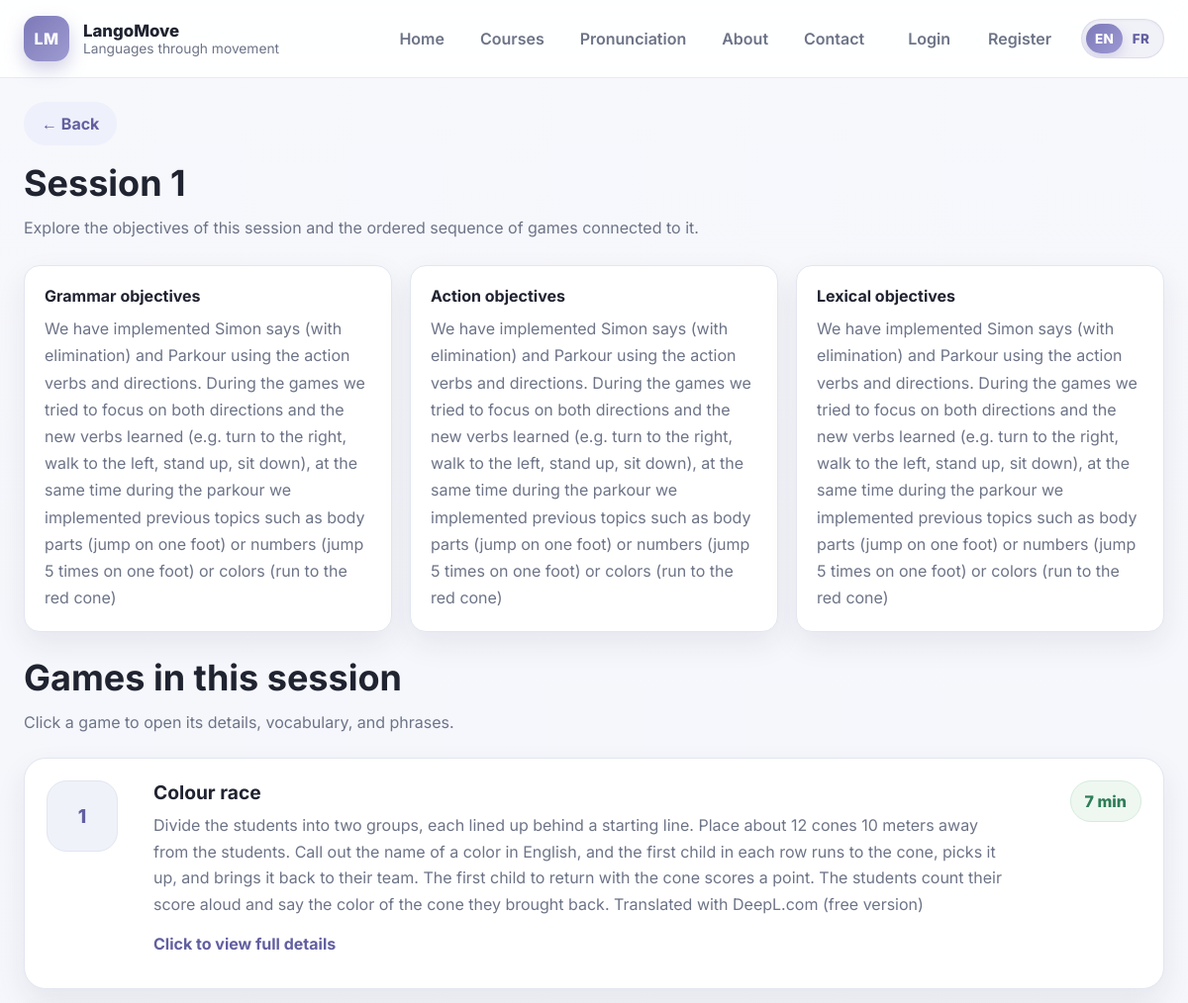
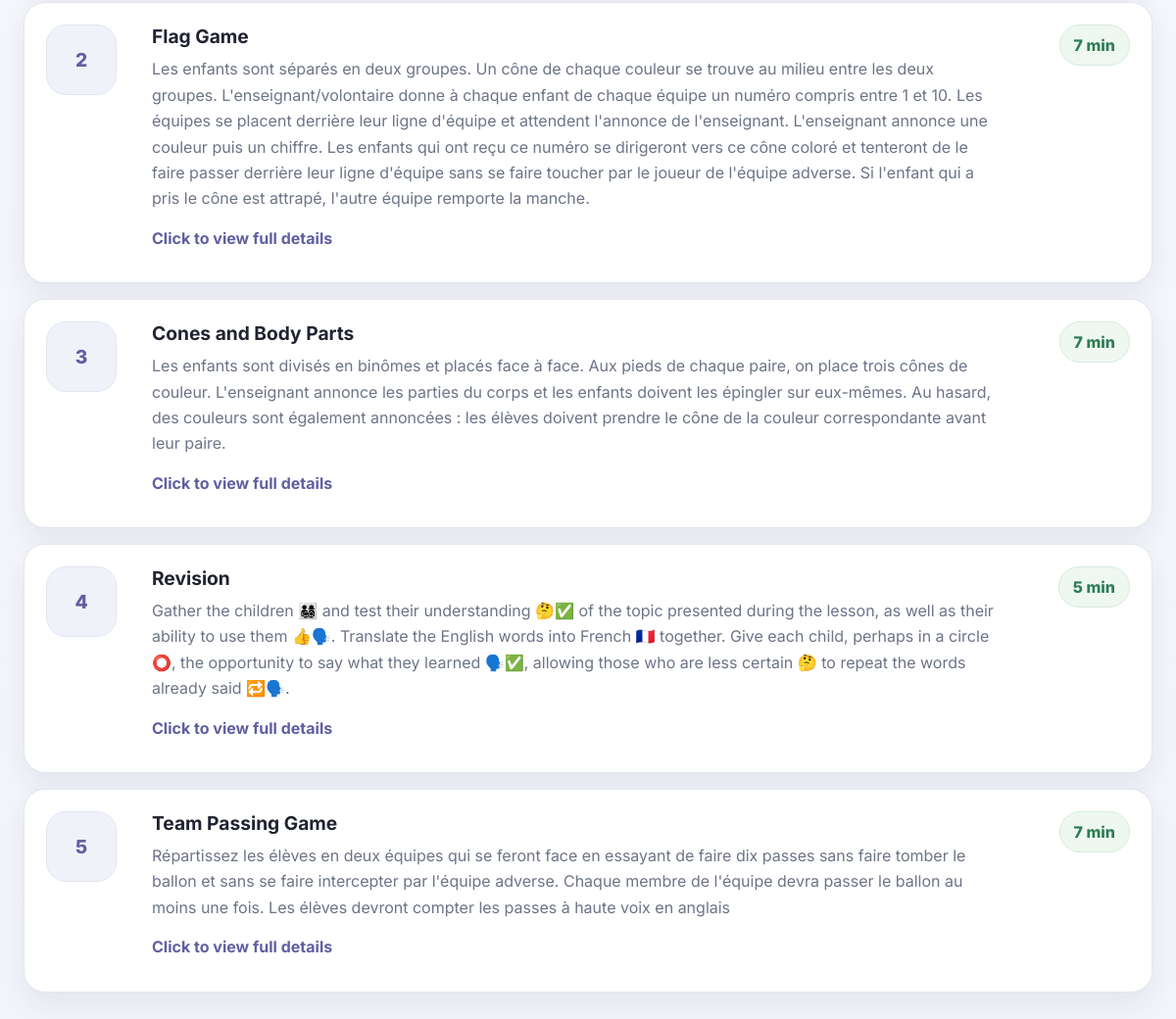
Page /sessions/course-of-greek-for-beginners-session-1-session-1/ on the committed database (2 pictures, top to bottom).
### apps/curriculum/models.py (models this page shows, shortened)
class TimeStampedModel(models.Model):
    created_at = models.DateTimeField(auto_now_add=True)
    updated_at = models.DateTimeField(auto_now=True)
    class Meta:
        abstract = True

class CourseTopic(TimeStampedModel):
    course = models.ForeignKey(
        Course,
        on_delete=models.CASCADE,
        related_name="course_topics",
    )
    topic = models.ForeignKey(
        Topic,
        on_delete=models.PROTECT,
        related_name="course_topics",
        null=True,
        blank=True,
    )
    title = models.CharField(max_length=255)
    sequence_number = models.PositiveIntegerField(default=0)
    slug = models.SlugField(max_length=255, unique=True)
    icon = models.CharField(max_length=100, blank=True)
    grammar_objectives = models.TextField(blank=True)
    lexical_objectives = models.TextField(blank=True)
    action_objectives = models.TextField(blank=True)
    status = models.CharField(max_length=50, blank=True, default="published")
    class Meta:
        ordering = ["course", "sequence_number", "title"]
        constraints = [
            models.UniqueConstraint(
                fields=["course", "sequence_number"],
                name="unique_course_topic_sequence_per_course",
            ),
        ]

class Game(TimeStampedModel):
    name = models.CharField(max_length=255, unique=True)
    name_fr = models.CharField(max_length=255, blank=True)
    description = models.TextField(blank=True)
    description_fr = models.TextField(blank=True)
    main_image_url = models.URLField(blank=True, max_length=1000)
    duration_minutes = models.PositiveIntegerField(default=0)
    materials_needed = models.TextField(blank=True)
    variants = models.TextField(blank=True)
    slug = models.SlugField(max_length=255, unique=True)
    status = models.CharField(max_length=50, blank=True, default="published")
    class Meta:
        ordering = ["name"]

### apps/website/views/courses.py (the view)
# urls.py: path("sessions/<slug:slug>/", session_detail_view, name="session-detail"),
def session_detail_view(request, slug):
    service = CurriculumQueryService()
    course_topic = service.get_course_topic_by_slug(slug)
    if not course_topic:
        raise Http404("Session not found.")
    game_links = service.get_games_for_course_topic(course_topic)
    session_payload = {
        "id": course_topic.id,
        "session_id": course_topic.id,
        "session_number": course_topic.sequence_number,
        "title": course_topic.title,
        "full_title": course_topic.title,
        "slug": course_topic.slug,
        "grammar_objectives": course_topic.grammar_objectives,
        "action_objectives": course_topic.action_objectives,
        "lexical_objectives": course_topic.lexical_objectives,
        "teacher_notes": "",
        "course_ids": [course_topic.course.id] if course_topic.course else [],
    }
    session_games = []
    for link in game_links:
        game = link.game
        session_games.append({
            "id": link.id,
            "order_in_session": link.order_in_topic,
            "stage_name": "",
            "duration_minutes": game.duration_minutes if game else 0,
            "notes": "",
            "game_name": game.name if game else "",
            "game_name_fr": game.name_fr if game else "",
            "game_slug": game.slug if game else "",
            "game_description": game.description if game else "",
            "game_description_fr": game.description_fr if game else "",
            "game_variants": game.variants if game else "",
            "vocabulary_tags": [],
        })
    return render(
        request,
        "website/session_detail.html",
        {
            "session": session_payload,
            "session_games": session_games,
        },
    )

### apps/curriculum/query_services.py (called while the page is built)
    def get_course_topic_by_slug(self, slug: str):
        return (
            CourseTopic.objects
            .select_related("course", "topic", "course__language", "course__age_group")
            .filter(
                status="published",
                slug=slug,
                course__status=CourseStatus.PUBLISHED,
            )
            .first()
        )

    def get_games_for_course_topic(self, course_topic):
        return (
            CourseTopicGame.objects
            .select_related("game")
            .filter(course_topic=course_topic)
            .order_by("order_in_topic", "id")
        )

### templates/website/session_detail.html (shortened to what this page needs)
{% extends "base.html" %}
{% load i18n %}
{% block content %}
<section class="page-section">
    <div class="container">
        <div class="page-top-actions">
            <a class="button button-secondary" href="javascript:history.back()">← {% trans "Back" %}</a>
        </div>
        <div class="section-header">
            <h1>{{ session.full_title }}</h1>
            <p>{% trans "Explore the objectives of this session and the ordered sequence of games connected to it." %}</p>
        </div>
        <div class="objectives-grid">
            <div class="objective-box">
                <h3>{% trans "Grammar objectives" %}</h3>
                <p>{{ session.grammar_objectives|default:"—" }}</p>
            </div>
            <div class="objective-box">
                <h3>{% trans "Action objectives" %}</h3>
                <p>{{ session.action_objectives|default:"—" }}</p>
            </div>
            <div class="objective-box">
                <h3>{% trans "Lexical objectives" %}</h3>
                <p>{{ session.lexical_objectives|default:"—" }}</p>
            </div>
        </div>
        <section class="page-section" style="padding-bottom: 0;">
            <div class="section-header">
                <h2>{% trans "Games in this session" %}</h2>
                <p>{% trans "Click a game to open its details, vocabulary, and phrases." %}</p>
            </div>
            <div class="games-list">
                {% for item in session_games %}
                    <article class="card game-card game-card-clickable"
                             data-game-slug="{{ item.game_slug }}"
                             tabindex="0"
                             role="button">
                        <div class="game-order">{{ item.order_in_session }}</div>
                        <div class="game-content">
                            <h3>{{ item.game_name }}</h3>
                            <p>{{ item.game_description }}</p>
                            <p class="game-open-hint">{% trans "Click to view full details" %}</p>
                        </div>
                        <div class="game-aside">
                            <div class="duration-pill">{{ item.duration_minutes }} {% trans "min" %}</div>
                        </div>
                    </article>
                {% endfor %}
            </div>
        </section>
    </div>
</section>
{% endblock %}

### static/css/base.css (style rules this page uses)
:root { --bg: #f5f6fb; --surface: #ffffff; --surface-soft: #f0f2fa; --border: #e2e6f0; --text: #202330; --muted: #6d7487; --primary: #7c79b8; --primary-dark: #625fa0; --accent: #eef0fb; --success: #2f7d57; --shadow: 0 12px 30px rgba(34, 42, 70, 0.08); --radius-lg: 22px; --radius-md: 16px; --radius-sm: 12px; --container: 1180px; }
* { box-sizing: border-box; }
html { scroll-behavior: smooth; }
body { margin: 0; font-family: "Inter", sans-serif; color: var(--text); background: linear-gradient(180deg, #f7f8fc 0%, #f3f5fb 100%); }
a { color: inherit; text-decoration: none; }
.container { width: min(var(--container), calc(100% - 48px)); margin: 0 auto; }

### static/css/layout.css (style rules this page uses)
.page-section { padding: 24px 0; }
.section-header { margin-bottom: 22px; }
.section-header h2, .section-header h1 { margin: 0 0 10px; font-size: clamp(1.8rem, 3vw, 2.5rem); }
.section-header p { margin: 0; color: var(--muted); line-height: 1.7; max-width: 780px; }
.page-top-actions { display: flex; align-items: center; gap: 12px; margin-bottom: 16px; flex-wrap: wrap; }

### static/css/buttons.css (style rules this page uses)
.button { display: inline-flex; align-items: center; justify-content: center; gap: 8px; padding: 12px 18px; border-radius: 999px; background: var(--primary); color: white; font-weight: 700; border: none; cursor: pointer; transition: 0.2s ease; }
.button-secondary { background: var(--accent); color: var(--primary-dark); }

### static/css/cards.css (style rules this page uses)
.card { background: var(--surface); border: 1px solid var(--border); border-radius: var(--radius-lg); box-shadow: var(--shadow); }

### static/css/session_components.css (style rules this page uses)
.objectives-grid { display: grid; grid-template-columns: repeat(3, 1fr); gap: 18px; margin-top: 24px; }
.objective-box { background: var(--surface); border: 1px solid var(--border); border-radius: var(--radius-md); padding: 20px; box-shadow: var(--shadow); }
.objective-box h3 { margin: 0 0 10px; font-size: 1rem; }
.objective-box p { margin: 0; color: var(--muted); line-height: 1.7; }
.games-list { display: grid; gap: 16px; margin-top: 22px; }
.game-card { padding: 22px; display: grid; grid-template-columns: 90px 1fr auto; gap: 18px; align-items: start; }
.game-order { width: 72px; height: 72px; border-radius: 20px; background: var(--surface-soft); border: 1px solid var(--border); display: grid; place-items: center; font-size: 1.2rem; font-weight: 800; color: var(--primary-dark); }
.game-content h3 { margin: 0 0 8px; font-size: 1.2rem; }
.game-content p { margin: 0 0 10px; color: var(--muted); line-height: 1.65; }
.game-aside { text-align: right; min-width: 120px; }
.duration-pill { display: inline-flex; align-items: center; justify-content: center; padding: 10px 14px; border-radius: 999px; background: #eef8f1; color: var(--success); font-weight: 800; border: 1px solid #d7ebdd; }
.game-card-clickable { cursor: pointer; transition: transform 0.18s ease, box-shadow 0.18s ease, border-color 0.18s ease; }
.game-open-hint { margin-top: 14px !important; font-weight: 700; color: var(--primary-dark) !important; }

### rows in the picture
CourseTopic: full_title "Session 1", grammar_objectives "We have implemented Simon says (with elimination) and Parkour using the action verbs and directions. During the games we tried to focus on both directions and the new verbs learned (e.g. turn to the right, walk to the left, stand up, sit down), at the same time during the parkour we implemented previous topics such as body parts (jump on one foot) or numbers (jump 5 times on one foot) or colors (run to the red cone)", action_objectives "We have implemented Simon says (with elimination) and Parkour using the action verbs and directions. During the games we tried to focus on both directions and the new verbs learned (e.g. turn to the right, walk to the left, stand up, sit down), at the same time during the parkour we implemented previous topics such as body parts (jump on one foot) or numbers (jump 5 times on one foot) or colors (run to the red cone)", lexical_objectives "We have implemented Simon says (with elimination) and Parkour using the action verbs and directions. During the games we tried to focus on both directions and the new verbs learned (e.g. turn to the right, walk to the left, stand up, sit down), at the same time during the parkour we implemented previous topics such as body parts (jump on one foot) or numbers (jump 5 times on one foot) or colors (run to the red cone)"
Game: game_name "Colour race", game_description "Divide the students into two groups, each lined up behind a starting line. Place about 12 cones 10 meters away from the students. Call out the name of a color in English, and the first child in each row runs to the cone, picks it up, and brings it back to their team. The first child to return with the cone scores a point. The students count their score aloud and say the color of the cone they brought back. Translated with DeepL.com (free version)"
Game: game_name "Flag Game", game_description "Les enfants sont séparés en deux groupes. Un cône de chaque couleur se trouve au milieu entre les deux groupes. L'enseignant/volontaire donne à chaque enfant de chaque équipe un numéro compris entre 1 et 10. Les équipes se placent derrière leur ligne d'équipe et attendent l'annonce de l'enseignant. L'enseignant annonce une couleur puis un chiffre. Les enfants qui ont reçu ce numéro se dirigeront vers ce cône coloré et tenteront de le faire passer derrière leur ligne d'équipe sans se faire toucher par le joueur de l'équipe adverse. Si l'enfant qui a pris le cône est attrapé, l'autre équipe remporte la manche."
Game: game_name "Cones and Body Parts", game_description "Les enfants sont divisés en binômes et placés face à face. Aux pieds de chaque paire, on place trois cônes de couleur. L'enseignant annonce les parties du corps et les enfants doivent les épingler sur eux-mêmes. Au hasard, des couleurs sont également annoncées : les élèves doivent prendre le cône de la couleur correspondante avant leur paire."
Game: game_name "Revision", game_description "Gather the children 👨‍👩‍👧‍👦 and test their understanding 🤔✅ of the topic presented during the lesson, as well as their ability to use them 👍🗣️. Translate the English words into French 🇫🇷 together. Give each child, perhaps in a circle ⭕, the opportunity to say what they learned 🗣️✅, allowing those who are less certain 🤔 to repeat the words already said 🔁🗣️."
Game: game_name "Team Passing Game", game_description "Répartissez les élèves en deux équipes qui se feront face en essayant de faire dix passes sans faire tomber le ballon et sans se faire intercepter par l'équipe adverse. Chaque membre de l'équipe devra passer le ballon au moins une fois. Les élèves devront compter les passes à haute voix en anglais"

### other values in the picture
{{ item.order_in_session }} "1" "2" "3" "4" "5"
{{ item.duration_minutes }} "7" "7" "7" "5" "7"
